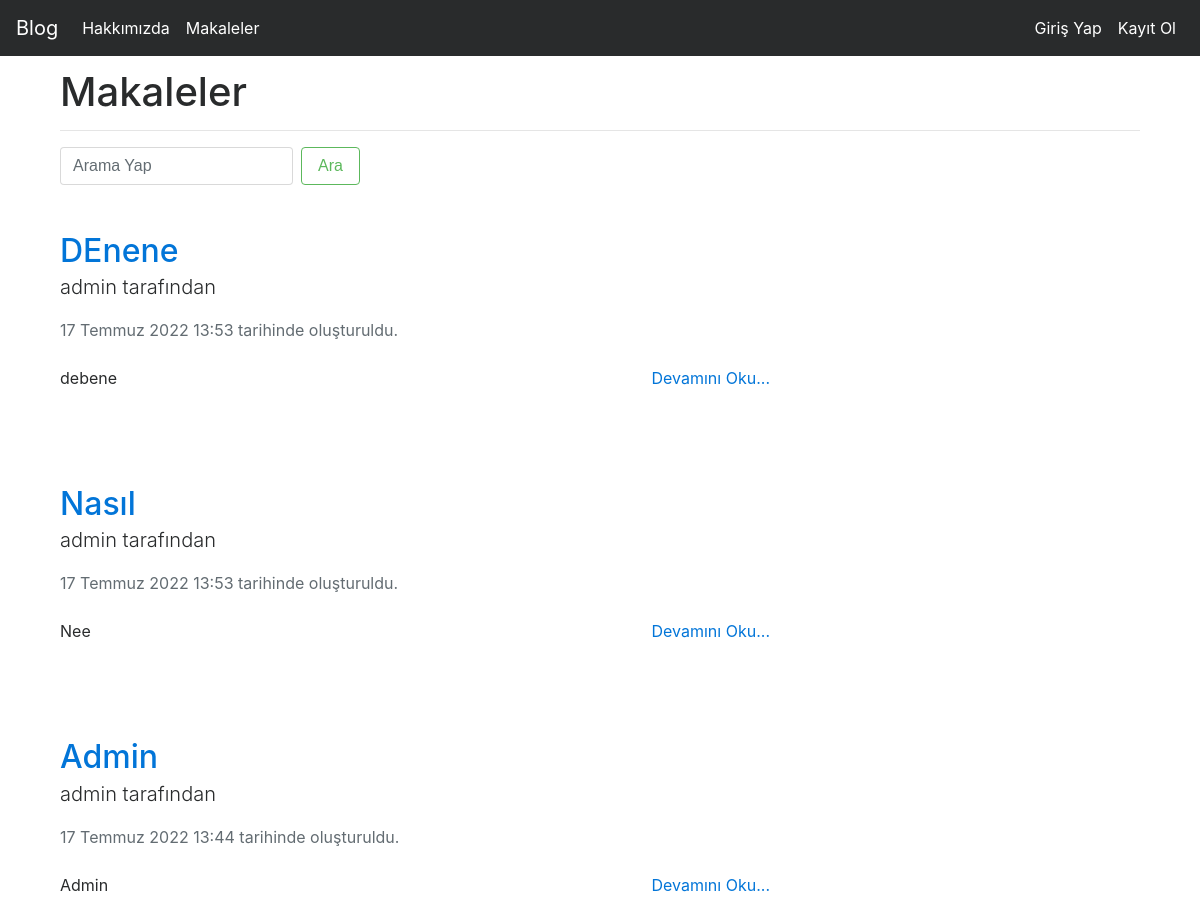
The app's page /articles/ with its own data.
### article/models.py (models this page shows, shortened)
class Article(models.Model):
    author = models.ForeignKey("auth.User",on_delete = models.CASCADE,verbose_name="Yazar")
    title = models.CharField(max_length=50,verbose_name="Başlık")
    content = RichTextField()
    created_date = models.DateTimeField(auto_now_add=True,verbose_name="İçerik Tarihi")
    article_image = models.FileField(blank=True,verbose_name="Fotoğraf Ekleyin")
    class Meta:
        ordering = ['-created_date']

### article/views.py (the view)
# urls.py: path('',views.articles,name="articles"),
def articles(request):
    keyword = request.GET.get("keyword")
    if keyword:
        articles = Article.objects.filter(title__contains = keyword)
        return render(request,"articles.html",{"articles":articles})
    articles = Article.objects.all
    return render(request,"articles.html",{"articles":articles})

### templates/articles.html (shortened to what this page needs)
{% extends "layout.html" %}
{% block body %}
{% if articles %}
    <div class="container mt-5">
        <h1>Makaleler</h1>
        <hr>
        <form class="form-inline mt-2 mt-md-0">
            <input class="form-control mr-sm-2" name="keyword" type="text" placeholder="Arama Yap" aria-label="Search">
            <button class="btn btn-outline-success my-2 my-sm-0" type="submit">Ara</button>
        </form>
    </div>
    {% for article in articles %}
        <div class="container mt-5">
            <div class="row">
                    <div class="col-lg-8">
                        <article>
                            <header class="mb-4">
                                <a href="{% url 'article:detail' article.id %}"><h2 class="fw-bolder mb-1">{{article.title}}</h2></a>
                                <p class ="lead">
                                    {{article.author.username}} tarafından
                                </p>
                                <div class="text-muted fst-italic mb-2">{{article.created_date}} tarihinde oluşturuldu.</div>
                            </header>
                            <section class="mb-5">
                                <p>
                                    {{article.content|safe|truncatewords:100}}
                                    <a style="float:right" href="/articles/article/{{article.id}}">Devamını Oku...</a>
                                </p>
                            </section>
                        </article>
                    </div>
            </div>
        </div>
    {% endfor %}
{% endif%}
{% endblock body %}

### templates/layout.html (shortened to what this page needs)
<!DOCTYPE html>
{% load  static %}
<html lang="en">
<head>
    <link rel="stylesheet" href="{% static 'css/bootstrap.min.css' %}">
</head>
<body>
    {% include "includes/navbar.html" %}
    <div style = "margin-top: 70px; margin-bottom: 100px" class="container">
        {% block body %}
        {% endblock body %}
    </div>
</body>
</html>

### templates/includes/navbar.html (shortened to what this page needs)
<nav class="navbar navbar-toggleable-md navbar-inverse fixed-top bg-inverse">
  <a class="navbar-brand" href="{% url 'index' %}">Blog</a>
    <div class="collapse navbar-collapse" id="navbarCollapse">
      <ul class="navbar-nav mr-auto">
        <li class="nav-item active">
          <a class="nav-link" href="{% url 'about' %}">Hakkımızda</a>
        </li>
        <li class="nav-item active">
          <a class="nav-link" href="{% url 'article:articles' %}">Makaleler</a>
        </li>
      </ul>
        <ul class="navbar-nav ml-auto">
      {% if request.user.is_authenticated %}
          <li class="nav-item active">
            <a class="nav-link" href="/articles/dashboard">Kontrol Paneli</a>
          </li>
          <li class="nav-item active">
            <a class="nav-link" href="/user/logout">Çıkış Yap</a>
          </li>
      {% else %}
          <li class="nav-item active">
            <a class="nav-link" href="/user/login">Giriş Yap</a>
          </li>
      {% endif %}
        <li class="nav-item active">
          <a class="nav-link" href="/user/register">Kayıt Ol</a>
        </li>
      </ul>
    </div>
  </nav>

### records on screen
Article: title "DEnene", author.username "admin", created_date "17 Temmuz 2022 13:53", content "debene"
Article: title "Nasıl", author.username "admin", created_date "17 Temmuz 2022 13:53", content "Nee"
Article: title "Admin", author.username "admin", created_date "17 Temmuz 2022 13:44", content "Admin"
